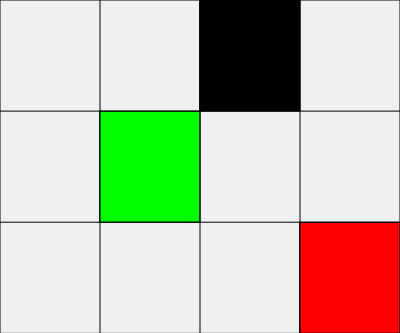
Frame 1 (no input)
Frame 60 (no input): identical to frame 1, image omitted
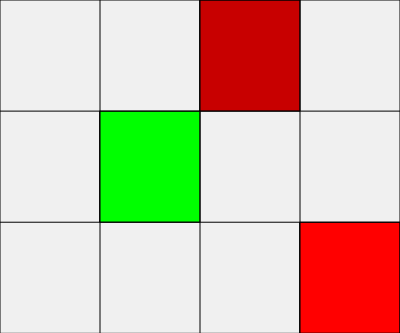
Frame 120 (the mouse pressed at the canvas centre since frame 60)

The p5.js sketch that drew these frames (run headless with seeded random() and noise() and a simulated clock; from frame 60 on, the mouse is pressed at the canvas centre):

// p5.js sketch
// ── sketch.js
let kleur;


function setup() {
createCanvas(windowWidth/3,windowHeight/3);
}
function draw() {
    background(240);

    kleur=mouseX;
    kleur=map(kleur,0,width,0,255)
    console.log(kleur);

    fill(mouseX,0,0);
    rect(width/2, 0,width/4,height/3);
    fill(255,0,0);
    rect(3/4*width,2/3*height,width/4,height/3);
    fill(0,255,0);
    rect(width/4,height/3,width/4,height/3);


 
//horizontaal
    line(0,0,width,0);
    line(0,height,width,height);
    line(0,height/3,width,height/3);
    stroke(0,0,0)
    line(0,height/3*2,width,height/3*2);
//verticaal 
    line(0,0,0,height);
    line(width,0,width,height);
    line(width/4,0,width/4,height);
    line(3/4*width,0,width/4*3,height);
    line(width/4*2,0,width/4*2,height);

 
    
}
